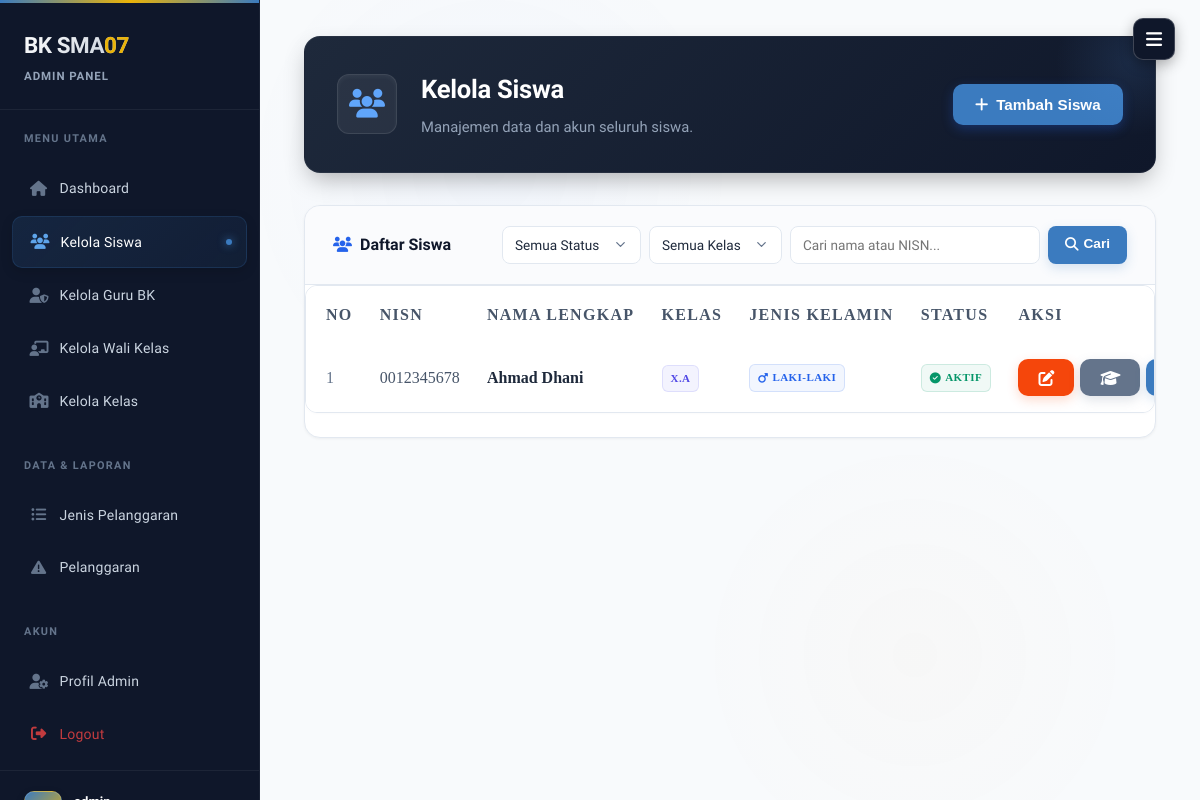
The page /admin/kelola_siswa.php (signed in) on the database its author committed.
### tables this page shows
CREATE TABLE IF NOT EXISTS siswa (
    id            INT           NOT NULL AUTO_INCREMENT,
    user_id       INT           NOT NULL,
    nisn          VARCHAR(20)   NOT NULL UNIQUE,
    nama_lengkap  VARCHAR(100)  NOT NULL,
    kelas_id      INT                    DEFAULT NULL,
    jenis_kelamin ENUM('L', 'P')         DEFAULT NULL,
    tempat_lahir  VARCHAR(50)            DEFAULT NULL,
    tanggal_lahir DATE                   DEFAULT NULL,
    alamat        TEXT                   DEFAULT NULL,
    foto          VARCHAR(255)           DEFAULT NULL,
    status        ENUM('aktif', 'alumni') NOT NULL DEFAULT 'aktif',

    PRIMARY KEY (id),
    CONSTRAINT fk_siswa_user
        FOREIGN KEY (user_id)  REFERENCES user(id) ON DELETE CASCADE,
    CONSTRAINT fk_siswa_kelas
        FOREIGN KEY (kelas_id) REFERENCES kelas(id) ON DELETE SET NULL
);

CREATE TABLE IF NOT EXISTS kelas (
    id            INT          NOT NULL AUTO_INCREMENT,
    nama_kelas    VARCHAR(20)  NOT NULL UNIQUE,
    wali_kelas_id INT                   DEFAULT NULL,

    PRIMARY KEY (id),
    UNIQUE KEY uq_kelas_walikelas (wali_kelas_id),
    CONSTRAINT fk_kelas_walikelas
        FOREIGN KEY (wali_kelas_id) REFERENCES guru(id) ON DELETE SET NULL
);

### admin/kelola_siswa.php (the view, shortened to what this page needs)
<?php
require_once '../config/koneksi.php';
$search_query = $_GET['search'] ?? '';
$where_clauses = [];
$where_sql = count($where_clauses) > 0 ? "WHERE " . implode(" AND ", $where_clauses) : "";
$query_siswa = mysqli_query($koneksi, "
    SELECT s.*, k.nama_kelas
    FROM siswa s
    LEFT JOIN kelas k ON s.kelas_id = k.id
    $where_sql
    ORDER BY s.id DESC
");
?>
<!DOCTYPE html>
<html lang="id">
<head>
    <link rel="stylesheet" href="../assets/css/admin.css?v=<?php echo time(); ?>">
    <link rel="stylesheet" href="https://cdnjs.cloudflare.com/ajax/libs/font-awesome/6.4.0/css/all.min.css">
</head>
<body>
    <button class="mobile-toggle" id="mobile-toggle" aria-label="Toggle Menu"><i class="fas fa-bars"></i></button>
    <div class="sidebar">
        <div class="sidebar-header">
            <h3>BK SMA<span>07</span></h3>
            <p>Admin Panel</p>
        </div>
        <div class="sidebar-label">Menu Utama</div>
        <ul class="sidebar-menu">
            <li><a href="index.php"><i class="fas fa-home"></i> Dashboard</a></li>
            <li><a href="kelola_siswa.php" class="active"><i class="fas fa-users"></i> Kelola Siswa</a></li>
            <li><a href="kelola_guru_bk.php"><i class="fas fa-user-shield"></i> Kelola Guru BK</a></li>
            <li><a href="kelola_guru.php"><i class="fas fa-chalkboard-teacher"></i> Kelola Wali Kelas</a></li>
            <li><a href="kelola_kelas.php"><i class="fas fa-school"></i> Kelola Kelas</a></li>
        </ul>
        <div class="sidebar-label">Data & Laporan</div>
        <ul class="sidebar-menu">
            <li><a href="kelola_jenis_pelanggaran.php"><i class="fas fa-list-ul"></i> Jenis Pelanggaran</a></li>
            <li><a href="pelanggaran.php"><i class="fas fa-exclamation-triangle"></i> Pelanggaran</a></li>
        </ul>
        <div class="sidebar-label">Akun</div>
        <ul class="sidebar-menu">
            <li><a href="profil.php"><i class="fas fa-user-cog"></i> Profil Admin</a></li>
            <li><a href="../logout.php"><i class="fas fa-sign-out-alt"></i> Logout</a></li>
        </ul>
        <div class="sidebar-footer">
            <div class="avatar">
            </div>
            <div>
                <div class="user-name"><?php echo htmlspecialchars($_SESSION['username'] ?? 'Admin'); ?></div>
            </div>
        </div>
    </div>
    <div class="main-content">
        <div class="header" style="background: linear-gradient(135deg, #1e293b 0%, #0f172a 100%); padding: 2rem; border-radius: 16px; margin-bottom: 2rem; color: white; display: flex; align-items: center; justify-content: space-between; flex-wrap: wrap; gap: 1rem; box-shadow: 0 10px 25px -5px rgba(0, 0, 0, 0.3); border: 1px solid rgba(255,255,255,0.05); position: relative; overflow: hidden;">
            <div style="display: flex; align-items: center; gap: 1.5rem; position: relative; z-index: 1;">
                <div style="background: rgba(255,255,255,0.06); width: 60px; height: 60px; border-radius: 12px; display: flex; align-items: center; justify-content: center; border: 1px solid rgba(255,255,255,0.1); box-shadow: inset 0 2px 4px rgba(255,255,255,0.05);">
                    <i class="fas fa-users" style="font-size: 1.8rem; color: #60a5fa;"></i>
                </div>
                <div>
                    <h1 style="margin: 0 0 6px 0; font-size: 1.6rem; font-weight: 800; color: white; letter-spacing: -0.01em;">Kelola Siswa</h1>
                    <p style="margin: 0; color: #94a3b8; font-size: 0.925rem;">Manajemen data dan akun seluruh siswa.</p>
                </div>
            </div>
            <button class="btn-tambah-utama" onclick="openModal('modalTambah')" id="btnTambahSiswa">
                <i class="fas fa-plus"></i> Tambah Siswa
            </button>
        </div>
        <div class="data-card">
            <div class="data-card-header" style="display: flex; justify-content: space-between; align-items: center; flex-wrap: wrap; gap: 1rem;">
                <h2 style="margin: 0;"><i class="fas fa-users"></i> Daftar Siswa</h2>
                <form method="GET" action="" style="display: flex; gap: 8px; align-items: center; flex-wrap: wrap;">
                    <select name="status_filter" class="form-control" style="width: auto; padding: 8px 32px 8px 12px; font-size: 0.85rem; height: 38px; border-radius: 8px; border: 1px solid #e2e8f0; outline: none; cursor: pointer;">
                        <option value="">Semua Status</option>
                    </select>
                    <select name="kelas_filter" class="form-control" style="width: auto; padding: 8px 32px 8px 12px; font-size: 0.85rem; height: 38px; border-radius: 8px; border: 1px solid #e2e8f0; outline: none; cursor: pointer;">
                        <option value="">Semua Kelas</option>
                    </select>
                    <input type="text" name="search" class="form-control" placeholder="Cari nama atau NISN..." value="<?php echo htmlspecialchars($search_query); ?>" style="width: 250px; padding: 8px 12px; font-size: 0.85rem; height: 38px; border-radius: 8px; border: 1px solid #e2e8f0; outline: none;">
                    <button type="submit" class="btn btn-primary" style="padding: 8px 16px; font-size: 0.85rem; height: 38px; display: inline-flex; align-items: center; gap: 5px; border-radius: 8px;">
                        <i class="fas fa-search"></i> Cari
                    </button>
                </form>
            </div>
            <div class="table-responsive">
                <table id="tableSiswa">
                    <thead>
                        <tr>
                            <th>No</th>
                            <th>NISN</th>
                            <th>Nama Lengkap</th>
                            <th>Kelas</th>
                            <th>Jenis Kelamin</th>
                            <th>Status</th>
                            <th>Aksi</th>
                        </tr>
                    </thead>
                    <tbody>
                        <?php
                        $no = 1;
                        if ($query_siswa && mysqli_num_rows($query_siswa) > 0):
                            while($row = mysqli_fetch_assoc($query_siswa)):
                        ?>
                        <tr>
                            <td><span style="color:var(--text-muted);font-size:.8rem;"><?php echo $no++; ?></span></td>
                            <td><span style="font-family:monospace;font-size:.85rem;color:var(--text-accent);"><?php echo htmlspecialchars($row['nisn']); ?></span></td>
                            <td><span style="font-weight:600;color:var(--text-primary);"><?php echo htmlspecialchars($row['nama_lengkap']); ?></span></td>
                            <td>
                                <?php if (!empty($row['nama_kelas'])): ?>
                                    <span class="badge badge-primary"><?php echo htmlspecialchars($row['nama_kelas']); ?></span>
                                <?php else: ?>
                                    <span style="color:var(--text-muted);">—</span>
                                <?php endif; ?>
                            </td>
                            <td>
                                <?php if ($row['jenis_kelamin'] == 'L'): ?>
                                    <span class="badge badge-info"><i class="fas fa-mars"></i> Laki-laki</span>
                                <?php else: ?>
                                    <span class="badge badge-purple"><i class="fas fa-venus"></i> Perempuan</span>
                                <?php endif; ?>
                            </td>
                            <td>
                                <?php if ($row['status'] == 'aktif'): ?>
                                    <span class="badge badge-success"><i class="fas fa-check-circle"></i> Aktif</span>
                                <?php else: ?>
                                    <span class="badge" style="background: #f1f5f9; color: #64748b; border: 1px solid #cbd5e1; font-size: 0.72rem; padding: 4px 8px; border-radius: 6px; font-weight: 600; display: inline-flex; align-items: center; gap: 4px;"><i class="fas fa-graduation-cap"></i> Alumni</span>
                                <?php endif; ?>
                            </td>
                            <td>
                                <div style="display:flex;gap:6px;">
                                    <button type="button" class="btn btn-warning btn-sm btn-icon" onclick='openEditModal(<?php echo htmlspecialchars(json_encode([
                                        "id" => $row["id"],
                                        "user_id" => $row["user_id"],
                                        "nisn" => $row["nisn"],
                                        "nama_lengkap" => $row["nama_lengkap"],
                                        "kelas_id" => $row["kelas_id"],
                                        "jenis_kelamin" => $row["jenis_kelamin"],
                                        "tempat_lahir" => $row["tempat_lahir"],
                                        "tanggal_lahir" => $row["tanggal_lahir"],
                                        "alamat" => $row["alamat"],
                                        "status" => $row["status"]
                                    ]), ENT_QUOTES, "UTF-8"); ?>)' title="Edit Profil Siswa">
                                        <i class="fas fa-edit"></i>
                                    </button>
                                    <?php if ($row['status'] == 'aktif'): ?>
                                        <a href="?toggle_status=<?php echo $row['id']; ?>" class="btn btn-secondary btn-sm btn-icon" onclick="return confirm('Tandai siswa ini sebagai Alumni?')" title="Luluskan (Jadikan Alumni)">
                                            <i class="fas fa-graduation-cap"></i>
                                        </a>
                                    <?php else: ?>
                                        <a href="?toggle_status=<?php echo $row['id']; ?>" class="btn btn-success btn-sm btn-icon" onclick="return confirm('Aktifkan kembali siswa ini?')" title="Aktifkan Siswa">
                                            <i class="fas fa-user-check"></i>
                                        </a>
                                    <?php endif; ?>
                                    <a href="?reset_sandi=<?php echo $row['id']; ?>" class="btn btn-primary btn-sm btn-icon" onclick="return confirm('Reset sandi siswa ini ke NISN?')" title="Reset Sandi">
                                    </a>
                                </div>
                            </td>
                        </tr>
                        <?php
                            endwhile;
                        else:
                        ?>
                        <tr>
                            <td colspan="7" style="text-align: center; color: #94a3b8; padding: 2rem;">Tidak ada data siswa.</td>
                        </tr>
                        <?php endif; ?>
                    </tbody>
                </table>
            </div>
        </div>
    </div>
</body>
</html>

### rows shown on the page
siswa: nisn "0012345678", nama_lengkap "Ahmad Dhani", kelas.nama_kelas "X.A", jenis_kelamin "L" (drawn), status "aktif" (drawn)
